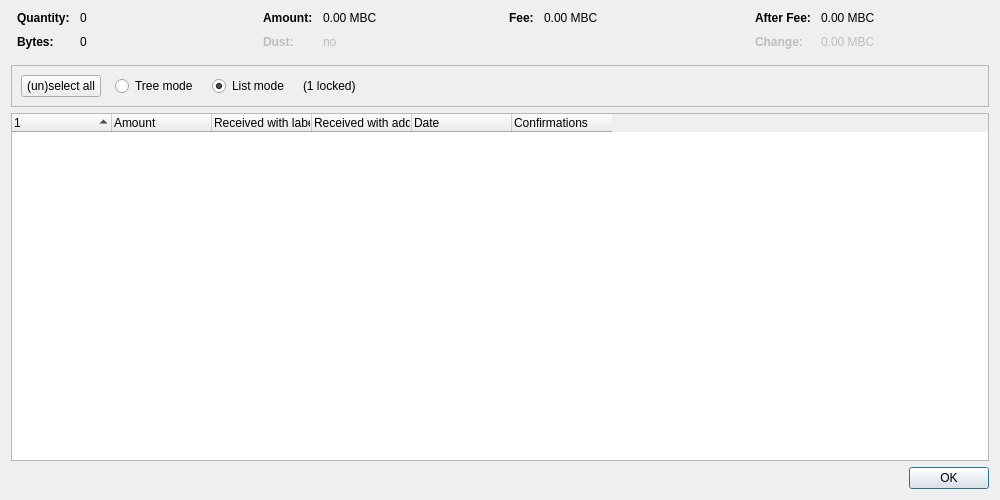
<?xml version="1.0" encoding="UTF-8"?>
<ui version="4.0">
 <class>CoinControlDialog</class>
 <widget class="QDialog" name="CoinControlDialog">
  <property name="geometry">
   <rect>
    <x>0</x>
    <y>0</y>
    <width>1000</width>
    <height>500</height>
   </rect>
  </property>
  <property name="windowTitle">
   <string>Coin Selection</string>
  </property>
  <layout class="QVBoxLayout" name="verticalLayout">
   <item>
    <layout class="QHBoxLayout" name="horizontalLayoutTop" stretch="0,0,0,0">
     <property name="topMargin">
      <number>0</number>
     </property>
     <property name="bottomMargin">
      <number>10</number>
     </property>
     <item>
      <layout class="QFormLayout" name="formLayoutCoinControl1">
       <property name="horizontalSpacing">
        <number>10</number>
       </property>
       <property name="verticalSpacing">
        <number>10</number>
       </property>
       <property name="leftMargin">
        <number>6</number>
       </property>
       <property name="rightMargin">
        <number>6</number>
       </property>
       <item row="0" column="0">
        <widget class="QLabel" name="labelCoinControlQuantityText">
         <property name="font">
          <font>
           <weight>75</weight>
           <bold>true</bold>
          </font>
         </property>
         <property name="text">
          <string>Quantity:</string>
         </property>
        </widget>
       </item>
       <item row="0" column="1">
        <widget class="QLabel" name="labelCoinControlQuantity">
         <property name="cursor">
          <cursorShape>IBeamCursor</cursorShape>
         </property>
         <property name="contextMenuPolicy">
          <enum>Qt::ActionsContextMenu</enum>
         </property>
         <property name="text">
          <string notr="true">0</string>
         </property>
         <property name="textInteractionFlags">
          <set>Qt::LinksAccessibleByMouse|Qt::TextSelectableByKeyboard|Qt::TextSelectableByMouse</set>
         </property>
        </widget>
       </item>
       <item row="1" column="0">
        <widget class="QLabel" name="labelCoinControlBytesText">
         <property name="font">
          <font>
           <weight>75</weight>
           <bold>true</bold>
          </font>
         </property>
         <property name="text">
          <string>Bytes:</string>
         </property>
        </widget>
       </item>
       <item row="1" column="1">
        <widget class="QLabel" name="labelCoinControlBytes">
         <property name="cursor">
          <cursorShape>IBeamCursor</cursorShape>
         </property>
         <property name="contextMenuPolicy">
          <enum>Qt::ActionsContextMenu</enum>
         </property>
         <property name="text">
          <string notr="true">0</string>
         </property>
         <property name="textInteractionFlags">
          <set>Qt::LinksAccessibleByMouse|Qt::TextSelectableByKeyboard|Qt::TextSelectableByMouse</set>
         </property>
        </widget>
       </item>
      </layout>
     </item>
     <item>
      <layout class="QFormLayout" name="formLayoutCoinControl2">
       <property name="horizontalSpacing">
        <number>10</number>
       </property>
       <property name="verticalSpacing">
        <number>10</number>
       </property>
       <property name="leftMargin">
        <number>6</number>
       </property>
       <property name="rightMargin">
        <number>6</number>
       </property>
       <item row="0" column="0">
        <widget class="QLabel" name="labelCoinControlAmountText">
         <property name="font">
          <font>
           <weight>75</weight>
           <bold>true</bold>
          </font>
         </property>
         <property name="text">
          <string>Amount:</string>
         </property>
        </widget>
       </item>
       <item row="0" column="1">
        <widget class="QLabel" name="labelCoinControlAmount">
         <property name="cursor">
          <cursorShape>IBeamCursor</cursorShape>
         </property>
         <property name="contextMenuPolicy">
          <enum>Qt::ActionsContextMenu</enum>
         </property>
         <property name="text">
          <string notr="true">0.00 MBC</string>
         </property>
         <property name="textInteractionFlags">
          <set>Qt::LinksAccessibleByMouse|Qt::TextSelectableByKeyboard|Qt::TextSelectableByMouse</set>
         </property>
        </widget>
       </item>
       <item row="1" column="0">
        <widget class="QLabel" name="labelCoinControlLowOutputText">
         <property name="enabled">
          <bool>false</bool>
         </property>
         <property name="font">
          <font>
           <weight>75</weight>
           <bold>true</bold>
          </font>
         </property>
         <property name="text">
          <string>Dust:</string>
         </property>
        </widget>
       </item>
       <item row="1" column="1">
        <widget class="QLabel" name="labelCoinControlLowOutput">
         <property name="enabled">
          <bool>false</bool>
         </property>
         <property name="cursor">
          <cursorShape>IBeamCursor</cursorShape>
         </property>
         <property name="contextMenuPolicy">
          <enum>Qt::ActionsContextMenu</enum>
         </property>
         <property name="text">
          <string notr="true">no</string>
         </property>
         <property name="textInteractionFlags">
          <set>Qt::LinksAccessibleByMouse|Qt::TextSelectableByKeyboard|Qt::TextSelectableByMouse</set>
         </property>
        </widget>
       </item>
      </layout>
     </item>
     <item>
      <layout class="QFormLayout" name="formLayoutCoinControl3">
       <property name="horizontalSpacing">
        <number>10</number>
       </property>
       <property name="verticalSpacing">
        <number>10</number>
       </property>
       <property name="leftMargin">
        <number>6</number>
       </property>
       <property name="rightMargin">
        <number>6</number>
       </property>
       <item row="0" column="0">
        <widget class="QLabel" name="labelCoinControlFeeText">
         <property name="font">
          <font>
           <weight>75</weight>
           <bold>true</bold>
          </font>
         </property>
         <property name="text">
          <string>Fee:</string>
         </property>
        </widget>
       </item>
       <item row="0" column="1">
        <widget class="QLabel" name="labelCoinControlFee">
         <property name="cursor">
          <cursorShape>IBeamCursor</cursorShape>
         </property>
         <property name="contextMenuPolicy">
          <enum>Qt::ActionsContextMenu</enum>
         </property>
         <property name="text">
          <string notr="true">0.00 MBC</string>
         </property>
         <property name="textInteractionFlags">
          <set>Qt::LinksAccessibleByMouse|Qt::TextSelectableByKeyboard|Qt::TextSelectableByMouse</set>
         </property>
        </widget>
       </item>
      </layout>
     </item>
     <item>
      <layout class="QFormLayout" name="formLayoutCoinControl4">
       <property name="horizontalSpacing">
        <number>10</number>
       </property>
       <property name="verticalSpacing">
        <number>10</number>
       </property>
       <property name="leftMargin">
        <number>6</number>
       </property>
       <property name="rightMargin">
        <number>6</number>
       </property>
       <item row="0" column="0">
        <widget class="QLabel" name="labelCoinControlAfterFeeText">
         <property name="font">
          <font>
           <weight>75</weight>
           <bold>true</bold>
          </font>
         </property>
         <property name="text">
          <string>After Fee:</string>
         </property>
        </widget>
       </item>
       <item row="0" column="1">
        <widget class="QLabel" name="labelCoinControlAfterFee">
         <property name="cursor">
          <cursorShape>IBeamCursor</cursorShape>
         </property>
         <property name="contextMenuPolicy">
          <enum>Qt::ActionsContextMenu</enum>
         </property>
         <property name="text">
          <string notr="true">0.00 MBC</string>
         </property>
         <property name="textInteractionFlags">
          <set>Qt::LinksAccessibleByMouse|Qt::TextSelectableByKeyboard|Qt::TextSelectableByMouse</set>
         </property>
        </widget>
       </item>
       <item row="1" column="0">
        <widget class="QLabel" name="labelCoinControlChangeText">
         <property name="enabled">
          <bool>false</bool>
         </property>
         <property name="font">
          <font>
           <weight>75</weight>
           <bold>true</bold>
          </font>
         </property>
         <property name="text">
          <string>Change:</string>
         </property>
        </widget>
       </item>
       <item row="1" column="1">
        <widget class="QLabel" name="labelCoinControlChange">
         <property name="enabled">
          <bool>false</bool>
         </property>
         <property name="cursor">
          <cursorShape>IBeamCursor</cursorShape>
         </property>
         <property name="contextMenuPolicy">
          <enum>Qt::ActionsContextMenu</enum>
         </property>
         <property name="text">
          <string notr="true">0.00 MBC</string>
         </property>
         <property name="textInteractionFlags">
          <set>Qt::LinksAccessibleByMouse|Qt::TextSelectableByKeyboard|Qt::TextSelectableByMouse</set>
         </property>
        </widget>
       </item>
      </layout>
     </item>
    </layout>
   </item>
   <item>
    <widget class="QFrame" name="frame">
     <property name="minimumSize">
      <size>
       <width>0</width>
       <height>40</height>
      </size>
     </property>
     <property name="frameShape">
      <enum>QFrame::StyledPanel</enum>
     </property>
     <property name="frameShadow">
      <enum>QFrame::Sunken</enum>
     </property>
     <layout class="QHBoxLayout" name="horizontalLayout">
      <item>
       <layout class="QHBoxLayout" name="horizontalLayoutPanel" stretch="0,0,0,0,0">
        <property name="spacing">
         <number>14</number>
        </property>
        <item>
         <widget class="QPushButton" name="pushButtonSelectAll">
          <property name="sizePolicy">
           <sizepolicy hsizetype="Maximum" vsizetype="Fixed">
            <horstretch>0</horstretch>
            <verstretch>0</verstretch>
           </sizepolicy>
          </property>
          <property name="text">
           <string>(un)select all</string>
          </property>
          <property name="autoDefault">
           <bool>false</bool>
          </property>
         </widget>
        </item>
        <item>
         <widget class="QRadioButton" name="radioTreeMode">
          <property name="sizePolicy">
           <sizepolicy hsizetype="Maximum" vsizetype="Fixed">
            <horstretch>0</horstretch>
            <verstretch>0</verstretch>
           </sizepolicy>
          </property>
          <property name="text">
           <string>Tree mode</string>
          </property>
         </widget>
        </item>
        <item>
         <widget class="QRadioButton" name="radioListMode">
          <property name="sizePolicy">
           <sizepolicy hsizetype="Maximum" vsizetype="Fixed">
            <horstretch>0</horstretch>
            <verstretch>0</verstretch>
           </sizepolicy>
          </property>
          <property name="text">
           <string>List mode</string>
          </property>
          <property name="checked">
           <bool>true</bool>
          </property>
         </widget>
        </item>
        <item>
         <widget class="QLabel" name="labelLocked">
          <property name="text">
           <string notr="true">(1 locked)</string>
          </property>
         </widget>
        </item>
        <item>
         <spacer name="horizontalSpacer">
          <property name="orientation">
           <enum>Qt::Horizontal</enum>
          </property>
          <property name="sizeHint" stdset="0">
           <size>
            <width>40</width>
            <height>20</height>
           </size>
          </property>
         </spacer>
        </item>
       </layout>
      </item>
     </layout>
    </widget>
   </item>
   <item>
    <widget class="CoinControlTreeWidget" name="treeWidget">
     <property name="contextMenuPolicy">
      <enum>Qt::CustomContextMenu</enum>
     </property>
     <property name="sortingEnabled">
      <bool>false</bool>
     </property>
     <property name="columnCount">
      <number>6</number>
     </property>
     <attribute name="headerShowSortIndicator" stdset="0">
      <bool>true</bool>
     </attribute>
     <attribute name="headerStretchLastSection">
      <bool>false</bool>
     </attribute>
     <column>
      <property name="text">
       <string/>
      </property>
     </column>
     <column>
      <property name="text">
       <string>Amount</string>
      </property>
     </column>
     <column>
      <property name="text">
       <string>Received with label</string>
      </property>
     </column>
     <column>
      <property name="text">
       <string>Received with address</string>
      </property>
     </column>
     <column>
      <property name="text">
       <string>Date</string>
      </property>
     </column>
     <column>
      <property name="text">
       <string>Confirmations</string>
      </property>
      <property name="toolTip">
       <string>Confirmed</string>
      </property>
     </column>
     <column>
      <property name="text">
       <string/>
      </property>
     </column>
     <column>
      <property name="text">
       <string/>
      </property>
     </column>
     <column>
      <property name="text">
       <string/>
      </property>
     </column>
     <column>
      <property name="text">
       <string/>
      </property>
     </column>
    </widget>
   </item>
   <item>
    <widget class="QDialogButtonBox" name="buttonBox">
     <property name="orientation">
      <enum>Qt::Horizontal</enum>
     </property>
     <property name="standardButtons">
      <set>QDialogButtonBox::Ok</set>
     </property>
    </widget>
   </item>
  </layout>
 </widget>
 <customwidgets>
  <customwidget>
   <class>CoinControlTreeWidget</class>
   <extends>QTreeWidget</extends>
   <header>qt/coincontroltreewidget.h</header>
  </customwidget>
 </customwidgets>
 <resources/>
 <connections/>
</ui>
